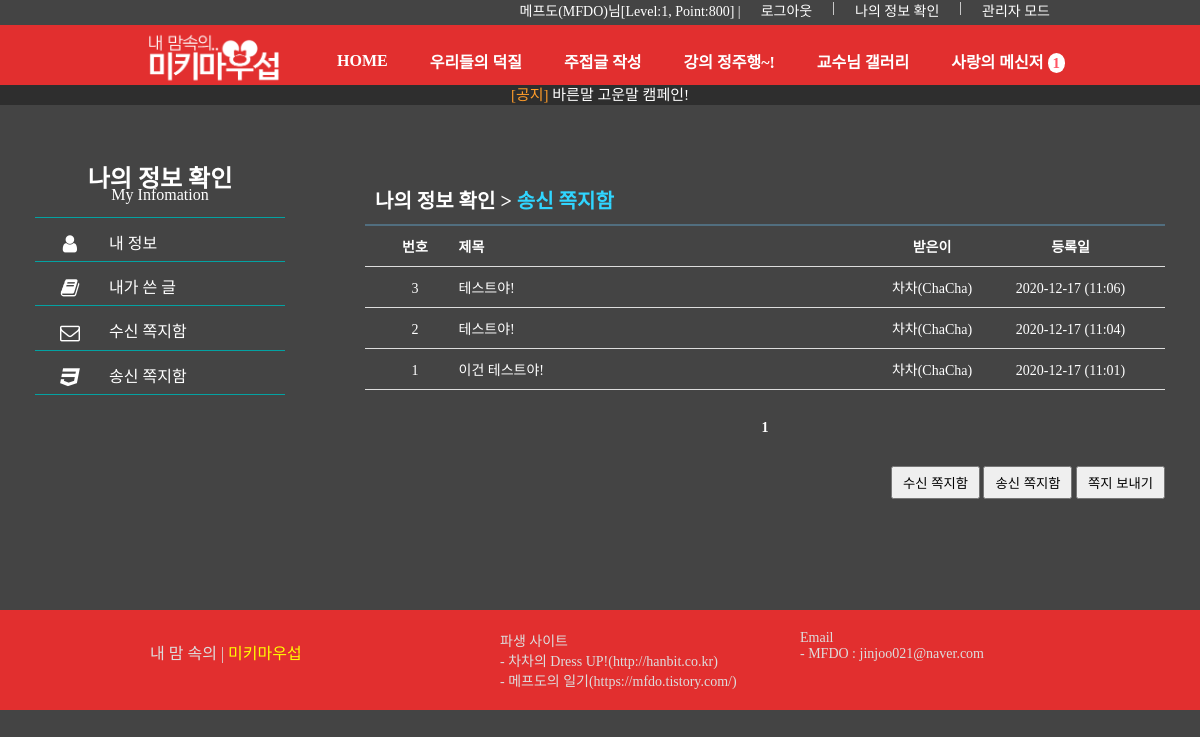
Screenshot of /member_modify_form_4.php (signed in) with the database file from the repository.
### tables this page shows
CREATE TABLE `message` (
  `num` int(11) NOT NULL,
  `send_id` char(20) NOT NULL,
  `rv_id` char(20) NOT NULL,
  `subject` char(200) NOT NULL,
  `content` text NOT NULL,
  `regist_day` char(20) DEFAULT NULL
);

CREATE TABLE `members` (
  `num` int(11) NOT NULL,
  `id` char(15) NOT NULL,
  `pass` char(15) NOT NULL,
  `name` char(10) NOT NULL,
  `email` char(80) DEFAULT NULL,
  `regist_day` char(20) DEFAULT NULL,
  `level` int(11) DEFAULT NULL,
  `point` int(11) DEFAULT NULL
);

### member_modify_form_4.php (the view, shortened to what this page needs)
<!DOCTYPE html>
<html>
<head>
<link rel="stylesheet" type="text/css" href="./css/common.css">
<link rel="stylesheet" type="text/css" href="./css/message.css">
<link rel="stylesheet" type="text/css" href="https://netdna.bootstrapcdn.com/font-awesome/4.0.3/css/font-awesome.css" rel="stylesheet">
</head>
<body bgcolor="#444" style="color: #fff">
<header>
    <?php include "header.php";?>
</header>
<section style="color: #fff">
<section id="main_content" >
		<div class="flex">
		<nav style="padding-bottom: 165px;">
		<a style="color:#fff" class="logo" href="#">
			<h2>나의 정보 확인</h2>
			<p style="padding-bottom: 10px;">My Infomation</p>
		</a>
		<a style="color:#fff" href="member_modify_form_1.php">
			<i class="fa fa-user fa-lg"></i>
			<span>내 정보</span>
		</a>
		<a style="color:#fff" href="member_modify_form_2.php">
			<i class="fa fa-book fa-lg"></i>
			<span>내가 쓴 글</span>
		</a>
		<a style="color:#fff" href="member_modify_form_3.php">
			<i class="fa fa-envelope-o fa-lg"></i>
			<span>수신 쪽지함</span>
		</a>
		<a style="color:#fff" href="member_modify_form_4.php">
			<i class="fa fa-css3 fa-lg"></i>
			<span>송신 쪽지함</span>
		</a>
		</nav>
        <div id="message_box" style="margin:0 0;">
	    <h3>
<?php
 		if (isset($_GET["page"]))
			$page = $_GET["page"];
		else
			$page = 1;
		$mode = "send";
		if ($mode=="send")
			echo "나의 정보 확인 > <a style='color: #30d5ff;'> 송신 쪽지함 </a>";
		else
			echo "수신 쪽지함 > 목록보기";
?>
		</h3>
	    <div>
	    	<ul id="message">
				<li>
					<span class="col1">번호</span>
					<span class="col2">제목</span>
					<span class="col3">
<?php
						if ($mode=="send")
							echo "받은이";
						else
							echo "보낸이";
?>
					</span>
					<span class="col4">등록일</span>
				</li>
<?php
	$con = mysqli_connect("localhost", "mfdo", "wlswn772##", "mfdo");
	if ($mode=="send")
		$sql = "select * from message where send_id='$userid' order by num desc";
	else
		$sql = "select * from message where rv_id='$userid' order by num desc";
	$result = mysqli_query($con, $sql);
	$total_record = mysqli_num_rows($result);
	$scale = 10;
	if ($total_record % $scale == 0)
		$total_page = floor($total_record/$scale);
	else
		$total_page = floor($total_record/$scale) + 1;
	$start = ($page - 1) * $scale;
	$number = $total_record - $start;
   for ($i=$start; $i<$start+$scale && $i < $total_record; $i++)
   {
      mysqli_data_seek($result, $i);
      $row = mysqli_fetch_array($result);
	  $num    = $row["num"];
	  $subject     = $row["subject"];
      $regist_day  = $row["regist_day"];
	  if ($mode=="send")
	  	$msg_id = $row["rv_id"];
	  else
	  	$msg_id = $row["send_id"];
	  $result2 = mysqli_query($con, "select name from members where id='$msg_id'");
	  $record = mysqli_fetch_array($result2);
	  $msg_name     = $record["name"];
?>
				<li style="color: #fff">
					<span class="col1"><?=$number?></span>
					<span class="col2"><a href="message_view.php?mode=<?=$mode?>&num=<?=$num?>"style="color: #fff"><?=$subject?></a></span>
					<span class="col3"><?=$msg_name?>(<?=$msg_id?>)</span>
					<span class="col4"><?=$regist_day?></span>
				</li>
<?php
   	   $number--;
   }
?>
	    	</ul>
			<ul id="page_num">
<?php
	if ($total_page>=2 && $page >= 2)
	{
		$new_page = $page-1;
		echo "<li><a href='message_box.php?mode=$mode&page=$new_page'>◀ 이전</a> </li>";
	}
	else
		echo "<li>&nbsp;</li>";
   	for ($i=1; $i<=$total_page; $i++)
   	{
		if ($page == $i)
		{
			echo "<li><b> $i </b></li>";
		}
		else
		{
			echo "<li> <a href='message_box.php?mode=$mode&page=$i'> $i </a> <li>";
		}
   	}
   	if ($total_page>=2 && $page != $total_page)
   	{
		$new_page = $page+1;
		echo "<li> <a href='message_box.php?mode=$mode&page=$new_page'>다음 ▶</a> </li>";
	}
	else
		echo "<li>&nbsp;</li>";
?>
			</ul>
			<ul class="buttons">
				<li><button onclick="location.href='message_box.php?mode=rv'">수신 쪽지함</button></li>
				<li><button onclick="location.href='message_box.php?mode=send'">송신 쪽지함</button></li>
				<li><button onclick="location.href='message_form.php'">쪽지 보내기</button></li>
			</ul>
	</div>
	</div>
</section>
<footer>
    <?php include "footer.php";?>
</footer>
</body>
</html>

### css/common.css (style rules this page uses)
* { padding: 0; margin: 0; }
body { font-family: "Nanum Gothic"; font-size: 14px; }
ul { list-style-type: none; }
a { display: inline-block; text-decoration: none; }
a:link { text-decoration:none; color: #222222; }
footer { height: 100px; background-color: #e22f2f; height: 100px; position : relative; transform : translateY(-100%); margin-top: 150px; }

### css/message.css (style rules this page uses)
#message_box { position: relative; width: 800px; margin: 0 auto; }
#message_box h3 { margin-top: 30px; padding: 10px; border-bottom: solid 2px #516e7f; font-size: 20px; }
#message li { padding: 10px; border-bottom: solid 1px #dddddd; }
#message li:nth-child(1) { font-weight: bold; }
#message span { display: inline-block; text-align: center; }
#message .col1 { width: 80px; }
#message .col2 { width: 410px; text-align: left; }
#message .col3 { width: 120px; }
#message .col4 { width: 150px; }
#page_num { text-align: center; margin: 30px 0 }
#page_num li { display: inline; }
#message_box .buttons { text-align: right; margin: 20px 0 40px 0; }
#message_box .buttons li { display: inline; }
#message_box .buttons button { padding: 5px 10px; cursor: pointer; }
#message_box { width: 800px; margin: 0 auto; }

### member_modify_form_4.php (style rules this page uses)
.flex { display:flex; justify-content: center; }
nav a { text-decoration:none; color:BLACK; font-size: 16px; display:block; border-bottom:1px solid #03A2A2; }
nav { margin-top:15px; margin-right: 80px; height:100%; width:250px; border-radius:5px; }
.fa { position: relative; top:12px; width: 70px; height: 36px; text-align: center; font-size:20px; }
nav span { position:relative; top:12px; }
.logo { position:relative; top:0px; padding:1px; padding-top: 10px; padding-bottom: 5px; font-family: '나눔고딕'; text-align:center; line-height: 0.8; }

### rows the page displays
message: subject "테스트야!", members.name "차차", rv "ChaCha", regist_day "2020-12-17 (11:06)"
message: subject "테스트야!", members.name "차차", rv "ChaCha", regist_day "2020-12-17 (11:04)"
message: subject "이건 테스트야!", members.name "차차", rv "ChaCha", regist_day "2020-12-17 (11:01)"

### other values shown
$logged "메프도(MFDO)님[Level:1, Point:800]"
$notRead "1"
$title_list[$i] "바른말 고운말 캠페인!"
